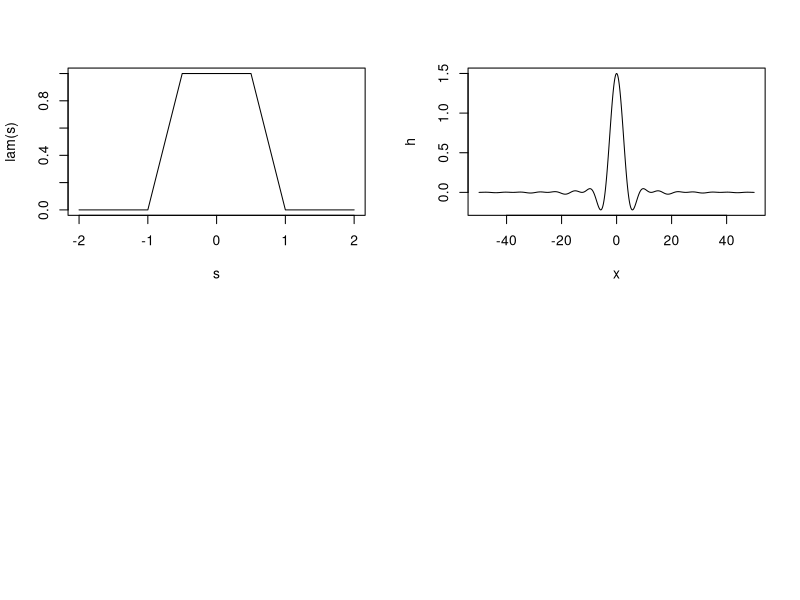

Source code (R): (Note: a time limit stopped this script after it produced the figure.)
par(mfrow=c(2,2))

M = 1
m = 1/2

### lam: trapezoidal flap-top function
lam <- function(x)
{
  ifelse( abs(x) <= m, 
          1, 
          ifelse( abs(x) <= M, 
                  1-(abs(x)-m)/(M-m), 
                  0
          ) 
  )
}
s = seq(-2,2,0.1)
plot(s, lam(s), type='l')


### W: fourier transform of lam
W <- function(w)
{
  t = seq(-M, M, 0.01)
  p = w*t
  rs = sum(lam(t)*cos(p))*.01
  
  return(rs)
}
h <- Vectorize(W)
plot.function(h, from = -50, to = 50, n = 1000)


### Wsum: W^(T)
Wsum <- function(x){
  ss = 0
  BT = 0.1
  
  for (i in -500:500){
    ss = ss + 1/BT*h((x + 2*pi*i)/BT)
  }
  return(ss)
}
hsum <- Vectorize(Wsum)
plot.function(hsum, from = -10, to = 10, n = 1000)
